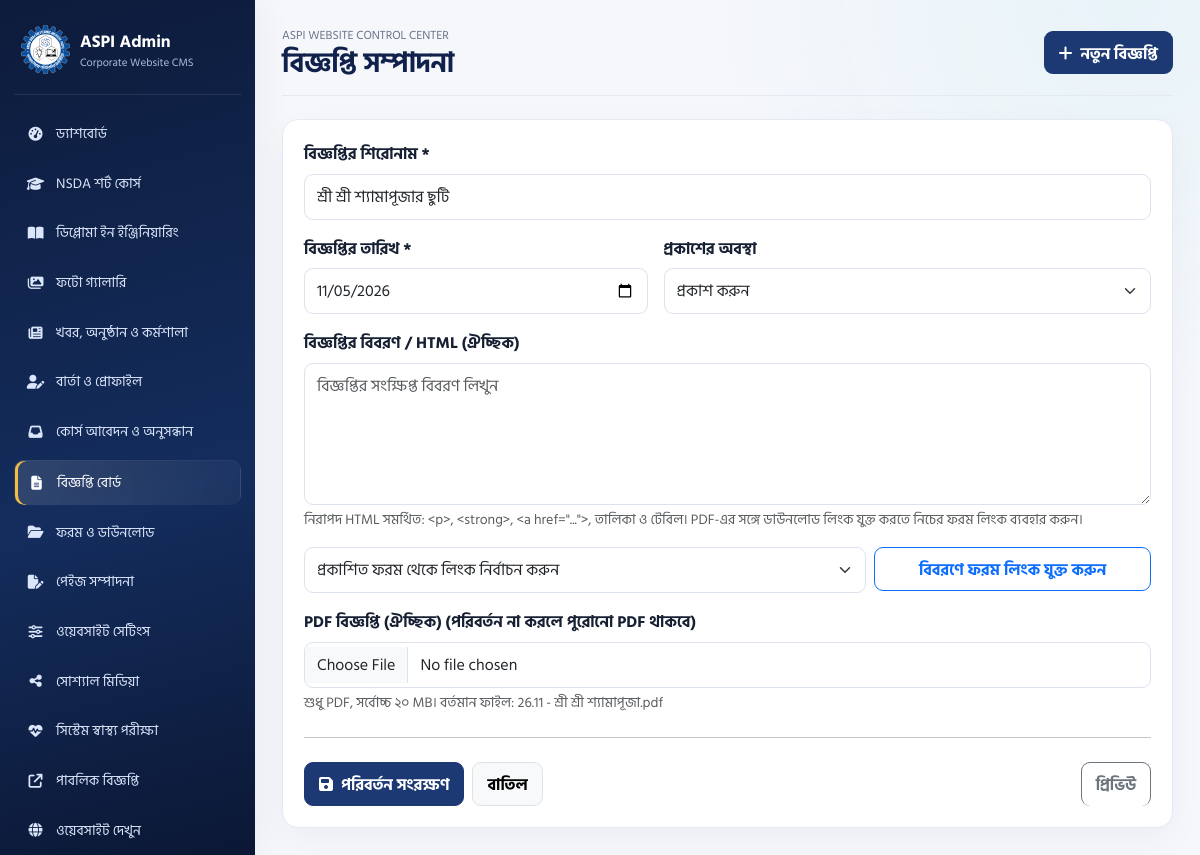
Screenshot of /live/admin/notice-form.php?id=3 (signed in) with the database file from the repository.
### tables this page shows
CREATE TABLE `notices` (
  `id` int(10) UNSIGNED NOT NULL,
  `title` varchar(220) NOT NULL,
  `notice_date` date NOT NULL,
  `description` text NOT NULL,
  `pdf_path` varchar(255) NOT NULL,
  `pdf_original_name` varchar(255) NOT NULL,
  `status` enum('draft','published') NOT NULL DEFAULT 'published',
  `created_by` int(10) UNSIGNED DEFAULT NULL,
  `created_at` timestamp NULL DEFAULT current_timestamp(),
  `updated_at` timestamp NULL DEFAULT current_timestamp() ON UPDATE current_timestamp()
);

### live/app/bootstrap.php (called while the page is built, shortened)
<?php
function e($v): string { return htmlspecialchars((string)$v,ENT_QUOTES|ENT_SUBSTITUTE,'UTF-8'); }

### live/admin/notice-form.php (the view)
<?php require_once __DIR__.'/../app/bootstrap.php';require_once __DIR__.'/../app/helpers.php';require_admin();$id=(int)($_GET['id']??0);$n=['title'=>'','notice_date'=>date('Y-m-d'),'description'=>'','pdf_path'=>'','pdf_original_name'=>'','status'=>'published'];if($id){$s=$pdo->prepare('SELECT * FROM notices WHERE id=?');$s->execute([$id]);$found=$s->fetch();if(!$found){http_response_code(404);exit('বিজ্ঞপ্তি পাওয়া যায়নি।');}$n=$found;}$error='';if($_SERVER['REQUEST_METHOD']==='POST'){csrf_check();$n['title']=trim($_POST['title']??'');$n['notice_date']=$_POST['notice_date']??'';$n['description']=trim($_POST['description']??'');$n['status']=($_POST['status']??'published')==='draft'?'draft':'published';try{if($n['title']===''||mb_strlen($n['title'])>220)throw new RuntimeException('শিরোনাম দিন (সর্বোচ্চ ২২০ অক্ষর)।');if(!preg_match('/^\d{4}-\d{2}-\d{2}$/',$n['notice_date'])||!strtotime($n['notice_date']))throw new RuntimeException('সঠিক তারিখ নির্বাচন করুন।');$oldOriginal=$n['pdf_original_name'];[$path,$original]=save_pdf($_FILES['pdf']??[], $n['pdf_path']?:null);if($original==='')$original=$oldOriginal;if($path==='' && $n['description']==='')throw new RuntimeException('বিজ্ঞপ্তির বিবরণ অথবা PDF—অন্তত একটি দিতে হবে।');if($id){$q=$pdo->prepare('UPDATE notices SET title=?,notice_date=?,description=?,pdf_path=?,pdf_original_name=?,status=? WHERE id=?');$q->execute([$n['title'],$n['notice_date'],$n['description'],$path,$original,$n['status'],$id]);}else{$q=$pdo->prepare('INSERT INTO notices(title,notice_date,description,pdf_path,pdf_original_name,status,created_by) VALUES(?,?,?,?,?,?,?)');$q->execute([$n['title'],$n['notice_date'],$n['description'],$path,$original,$n['status'],$_SESSION['admin_id']]);}$n['pdf_path']=$path;$n['pdf_original_name']=$original;header('Location: notices.php');exit;}catch(Throwable $ex){$error=$ex->getMessage();}}$active='notices';$pageTitle=$id?'বিজ্ঞপ্তি সম্পাদনা':'নতুন বিজ্ঞপ্তি প্রকাশ';require __DIR__.'/_head.php';?><?php if($error):?><div class="alert alert-danger"><?=e($error)?></div><?php endif;?><form class="panel" method="post" enctype="multipart/form-data"><input type="hidden" name="csrf" value="<?=e(csrf_token())?>"><div class="row g-3"><div class="col-12"><label class="form-label fw-bold">বিজ্ঞপ্তির শিরোনাম *</label><input class="form-control" name="title" maxlength="220" required value="<?=e($n['title'])?>" placeholder="যেমন: পরীক্ষার সময়সূচি সংক্রান্ত বিজ্ঞপ্তি"></div><div class="col-12 col-md-5"><label class="form-label fw-bold">বিজ্ঞপ্তির তারিখ *</label><input class="form-control" type="date" name="notice_date" required value="<?=e($n['notice_date'])?>"></div><div class="col-12 col-md-7"><label class="form-label fw-bold">প্রকাশের অবস্থা</label><select class="form-select" name="status"><option value="published" <?=$n['status']==='published'?'selected':''?>>প্রকাশ করুন</option><option value="draft" <?=$n['status']==='draft'?'selected':''?>>খসড়া হিসেবে রাখুন</option></select></div><div class="col-12"><label class="form-label fw-bold">বিজ্ঞপ্তির বিবরণ / HTML (ঐচ্ছিক)</label><textarea class="form-control" name="description" rows="5" placeholder="বিজ্ঞপ্তির সংক্ষিপ্ত বিবরণ লিখুন"><?=e($n['description'])?></textarea><div class="form-text">নিরাপদ HTML সমর্থিত: &lt;p&gt;, &lt;strong&gt;, &lt;a href=&quot;...&quot;&gt;, তালিকা ও টেবিল। PDF-এর সঙ্গে ডাউনলোড লিংক যুক্ত করতে নিচের ফরম লিংক ব্যবহার করুন।</div><?php try{require_once __DIR__.'/../app/forms.php';aspi_forms_ensure($pdo);$formLinks=$pdo->query("SELECT title,slug FROM downloadable_forms WHERE status='published' ORDER BY title")->fetchAll();}catch(Throwable $e){$formLinks=[];} ?><div class="row g-2 mt-2"><div class="col-12 col-md-8"><select class="form-select" id="noticeFormLink"><option value="">প্রকাশিত ফরম থেকে লিংক নির্বাচন করুন</option><?php foreach($formLinks as $fl):?><option value="/live/form.php?slug=<?=e(rawurlencode($fl['slug']))?>"><?=e($fl['title'])?></option><?php endforeach;?></select></div><div class="col-12 col-md-4"><button class="btn btn-outline-primary w-100" type="button" id="insertNoticeFormLink">বিবরণে ফরম লিংক যুক্ত করুন</button></div></div><script>document.getElementById('insertNoticeFormLink')?.addEventListener('click',()=>{const s=document.getElementById('noticeFormLink'),t=document.querySelector('textarea[name="description"]');if(!s.value){alert('আগে একটি প্রকাশিত ফরম নির্বাচন করুন।');return;}const label=s.options[s.selectedIndex].text;const snippet='\n<p><a href="'+s.value+'" target="_blank" rel="noopener">'+label+' — ডাউনলোড / বিস্তারিত</a></p>\n';t.value+=snippet;t.focus();});</script></div><div class="col-12"><label class="form-label fw-bold">PDF বিজ্ঞপ্তি (ঐচ্ছিক) <?=$id?'(পরিবর্তন না করলে পুরোনো PDF থাকবে)':''?></label><input class="form-control" type="file" name="pdf" accept="application/pdf,.pdf"><div class="form-text">শুধু PDF, সর্বোচ্চ ২০ MB। বর্তমান ফাইল: <?=e($n['pdf_original_name']?:'নির্বাচিত হয়নি')?></div></div></div><hr class="my-4"><div class="d-flex gap-2 flex-wrap"><button class="btn btn-primary" type="submit"><i class="fa-solid fa-floppy-disk me-1"></i> <?=$id?'পরিবর্তন সংরক্ষণ':'বিজ্ঞপ্তি সংরক্ষণ'?></button><a class="btn btn-light border" href="notices.php">বাতিল</a><?php if($id):?><a class="btn btn-outline-secondary ms-md-auto" target="_blank" href="../notice.php?id=<?=$id?>">প্রিভিউ</a><?php endif;?></div></form><?php require __DIR__.'/_foot.php';?>

### live/admin/_head.php (style rules this page uses)
:root { --navy:#10224b;--navy2:#1c3974;--teal:#087f8c;--gold:#f4bd42;--ink:#172033;--muted:#68748a;--bg:#f5f7fb;--line:#e4e9f2;--shadow:0 12px 34px #15264a0d }
* { box-sizing:border-box;text-decoration:none!important }
a,a:hover,a:focus,a:visited { text-decoration:none!important;border-bottom:0!important }
button,a { -webkit-tap-highlight-color:transparent }
body { margin:0;background:var(--bg);color:var(--ink);font-family:Hind,Arial,sans-serif;line-height:1.55 }
.panel { background:#fff;border:1px solid var(--line);border-radius:16px;padding:21px;box-shadow:var(--shadow);min-width:0 }
.btn { border-radius:9px;padding:9px 14px;font-weight:700 }
.btn-primary { background:var(--navy2);border-color:var(--navy2) }
.form-control,.form-select { border-radius:9px;padding:10px 12px;border-color:#dce3ee;min-height:43px }
.panel,.main,.topbar,.row,[class*=col-] { min-width:0 }
input,select,textarea,button { max-width:100% }
.panel { box-shadow:0 12px 34px #15264a0a;transition:border-color .18s }

### rows the page displays
notices: title "শ্রী শ্রী শ্যামাপূজার ছুটি", notice_date "11/05/2026", status "প্রকাশ করুন", pdf_original_name "26.11 - শ্রী শ্রী শ্যামাপূজা.pdf"

### other values shown
$pageTitle "বিজ্ঞপ্তি সম্পাদনা"
